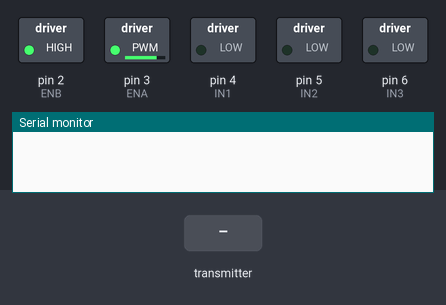
The sketch below on a simulated Arduino Uno, built with avr-gcc and run on an emulated ATmega328P. Parts: switched loads named in the sketch (green lamp = pin HIGH), the last lines printed to the serial monitor. The test bench sets the inputs (shaded band). No radio packets arrive unless stated; pins used as bus, display or sensor lines are not drawn.

Above: at 1.2 s.
1.3 s: the transmitter starts sending command = FORWARD
At 3.3 s:
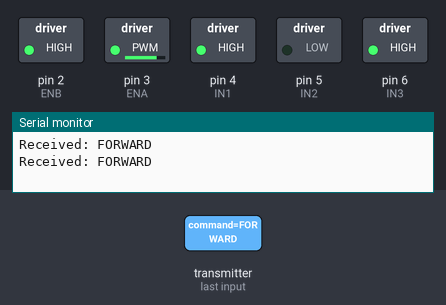
3.8 s: the transmitter starts sending command = BACKWARD
At 5.6 s:
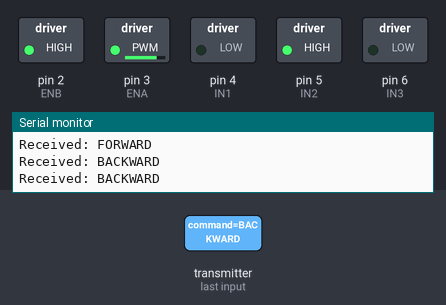
6.8 s: the transmitter starts sending command = LEFT
At 9.1 s:
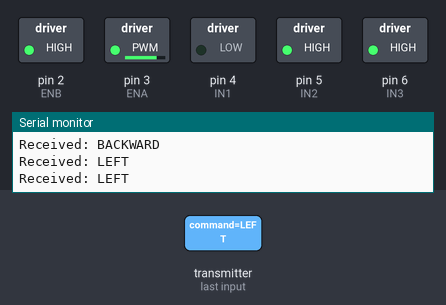
9.8 s: the transmitter starts sending command = RIGHT
At 12.7 s:
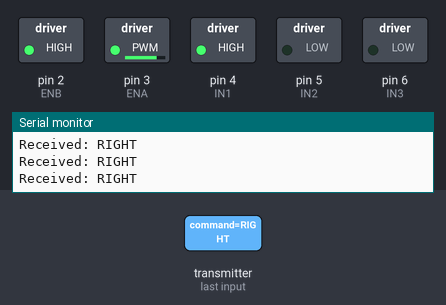
Timing chart, 0 to 13.8 s (numbered marks = the images above; inputs shaded):
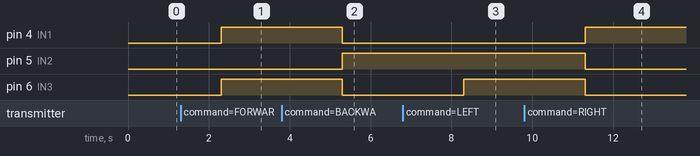

Measured:
- after the input at 1.3 s, pin 4 (IN1), pin 6 (IN3): LOW → HIGH after 1.0 s
- after the input at 3.8 s, pin 4 (IN1), pin 6 (IN3): HIGH → LOW after 1.5 s; pin 5 (IN2): LOW → HIGH after 1.5 s
- after the input at 6.8 s, pin 6 (IN3): LOW → HIGH after 1.5 s
- after the input at 9.8 s, pin 4 (IN1): LOW → HIGH after 1.5 s; pin 5 (IN2), pin 6 (IN3): HIGH → LOW after 1.5 s

The sketch:

rx_uno_7_4.ino
```cpp
#include <SPI.h>
#include <nRF24L01.h>
#include <RF24.h>
RF24 radio(7, 8); // CE, CSN
const byte address[6] = "00001";
struct Data_Packet {
  char command[10];
} data;
#define ENA 3
#define IN1 4
#define IN2 5
#define IN3 6
#define IN4 7
#define ENB 2
void setup() {
  Serial.begin(9600);
  radio.begin();
  radio.openReadingPipe(0, address);
  radio.setPALevel(RF24_PA_MIN);
  radio.startListening();
  pinMode(ENA, OUTPUT);
  pinMode(ENB, OUTPUT);
  pinMode(IN1, OUTPUT);
  pinMode(IN2, OUTPUT);
  pinMode(IN3, OUTPUT);
  pinMode(IN4, OUTPUT);
  analogWrite(ENA, 200);  // Motor speed control
  analogWrite(ENB, 200);
}
void loop() {
  if (radio.available()) {
    radio.read(&data, sizeof(Data_Packet));
    Serial.print("Received: ");
    Serial.println(data.command);
    delay(1000);
    if (strcmp(data.command, "FORWARD") == 0) {
      digitalWrite(IN1, HIGH);
      digitalWrite(IN2, LOW);
      digitalWrite(IN3, HIGH);
      digitalWrite(IN4, LOW);
    }
    else if (strcmp(data.command, "BACKWARD") == 0) {
      digitalWrite(IN1, LOW);
      digitalWrite(IN2, HIGH);
      digitalWrite(IN3, LOW);
      digitalWrite(IN4, HIGH);
    }
    else if (strcmp(data.command, "LEFT") == 0) {
      digitalWrite(IN1, LOW);
      digitalWrite(IN2, HIGH);
      digitalWrite(IN3, HIGH);
      digitalWrite(IN4, LOW);
    }
    else if (strcmp(data.command, "RIGHT") == 0) {
      digitalWrite(IN1, HIGH);
      digitalWrite(IN2, LOW);
      digitalWrite(IN3, LOW);
      digitalWrite(IN4, HIGH);
    }
    else {
      digitalWrite(IN1, LOW);
      digitalWrite(IN2, LOW);
      digitalWrite(IN3, LOW);
      digitalWrite(IN4, LOW);
    }
  }
}
```
